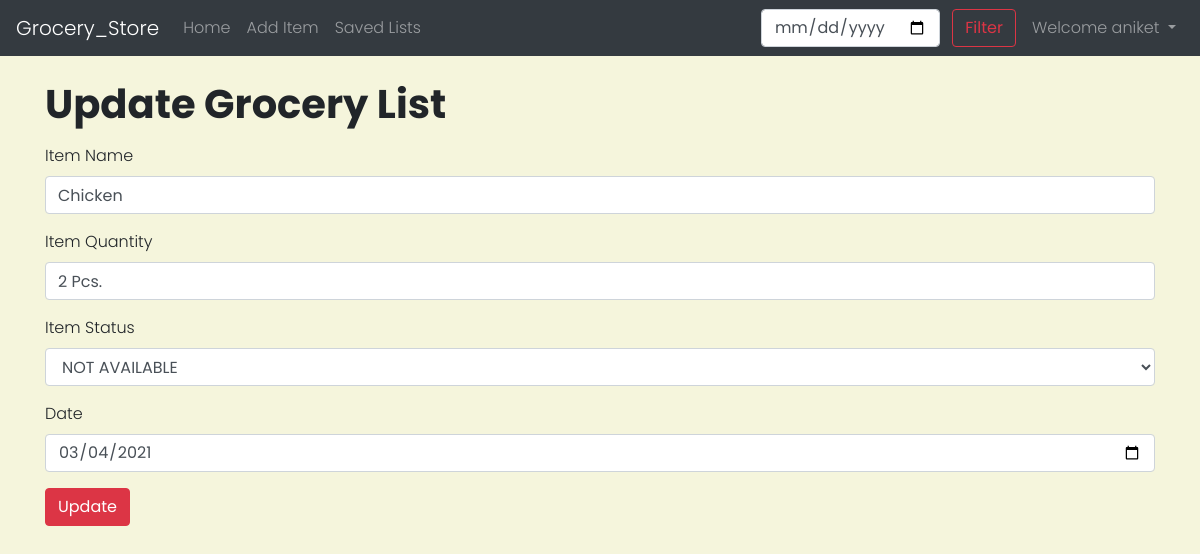
Page /updateView/27 (signed in) on the committed database.
### store/models.py (models this page shows, shortened)
class Product(models.Model):
    item_id = models.AutoField(primary_key=True)
    item_name = models.CharField(max_length=100)
    item_quantity= models.CharField(max_length=100)
    item_status= models.CharField(max_length=300)
    pub_date = models.DateField()
    is_saved= models.BooleanField(default=False)
    user_id= models.CharField(max_length=1000)

### store/views.py (the view)
# urls.py: path('updateView/<int:myid>',views.updateView,name='updateView'),
def updateView(request,myid):
    if request.user.id != None :
        item= Product.objects.filter(item_id=myid).first()
        context={'item':item}
        return render(request,'store/updateView.html',context)
    else :
        messages.error(request,"Please Log In to Update items")
        return redirect('home')

### templates/store/updateView.html (shortened to what this page needs)
{% extends 'base.html' %}
{% block body %}
<div class= "container">
    <div class="mt-4">
    <h1> Update Grocery List</h1>
    </div>
    <form method="post" action="/update/{{item.item_id}}">
    <div class="form-group mt-3">
        <label for="name">Item Name</label>
        <input type="text" class="form-control" id="name" name="name" value="{{item.item_name}}" required>
    </div>
    <div class="form-group">
        <label for="qty">Item Quantity</label>
        <input type="text" class="form-control" id="qty" name="qty" value="{{item.item_quantity}}" required>
    </div>
    <div class="form-group">
        <label for="status">Item Status</label>
        <select class="form-control" id="status" name="status">
        <option {% if item.item_status == 'NOT AVAILABLE' %}selected {% endif %}><h5>NOT AVAILABLE</h5></option>
        </select>
    </div>
    <div class="form-group">
        <label for="date">Date</label>
        <input type="date" class="form-control" id="date" name="date" value="{{item.pub_date|date:"Y-m-d"}}" required>
    </div>
    <button type="submit" class="btn btn-danger">Update</button>
    </form>
</div>
{% endblock body %}

### templates/base.html (shortened to what this page needs)
<!doctype html>
<html lang="en">
<head>
  <link rel="stylesheet" href="https://cdn.jsdelivr.net/npm/bootstrap@4.5.3/dist/css/bootstrap.min.css"
>
  {% load static %}
  <link rel="stylesheet" href="{% static 'base.css' %}">
</head>
<body>
  <nav class="navbar navbar-expand-lg navbar-dark bg-dark">
    <a class="navbar-brand" href="/">Grocery_Store</a>
    <div class="collapse navbar-collapse" id="navbarSupportedContent">
      <ul class="navbar-nav mr-auto">
        <li class="nav-item {% block homeactive %}
        {% endblock homeactive %}">
          <a class="nav-link" href="/">Home <span class="sr-only">(current)</span></a>
        </li>
        <li class="nav-item {% block addactive %}
        {% endblock addactive %}">
          <a class="nav-link" href="/add">Add Item</a>
        </li>
        <li class="nav-item {% block savedactive %}
        {% endblock savedactive %}">
          <a class="nav-link" href="/displaysaved">Saved Lists</a>
        </li>
      </ul>
      <div class="ml-auto form-inline ">
      <form method="post" action="/query" class="my-2 my-lg-0 mr-2">
        <input class="form-control mr-sm-2" type="date" placeholder="dd-mm-yyyy" aria-label="Search" name="query"
          id="query">
        <button class="btn btn-outline-danger my-2 my-sm-0" type="submit">Filter</button>
      </form>
      {% if user.is_authenticated %}
      <ul class="navbar-nav">
       <li class="nav-item dropdown">
        <a class="nav-link dropdown-toggle" href="#" id="navbarDropdown" role="button" data-toggle="dropdown" aria-haspopup="true" aria-expanded="false">
          Welcome {{request.user}}
        </a>
      </li>
      </ul>
      {% endif %}
      </div>
    </div>
  </nav>
  {% block body %}
  {% endblock body %}
</body>
</html>

### store/static/base.css (style rules this page uses)
body { font-family: 'Poppins', sans-serif; font-weight: 300; background-color: beige; }
h1, h2, h3, h4, h5 { font-family: 'Poppins', sans-serif; font-weight: 700; }

### rows in the picture
Product: name "Chicken", qty "2 Pcs.", status "NOT AVAILABLE", date "03/04/2021"

### other values in the picture
{{ request.user }} "aniket"
